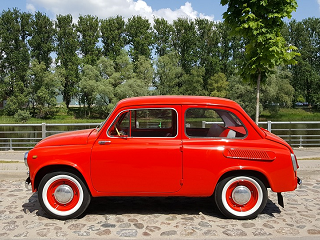
//> input picture Resources/RedCar.bmp, 320 x 240 px
$ ./img   (built with g++ and OpenCV 4)
//> lines starting //> are read from the running program, lines starting //| are printed output that depends on the picture
#include <iostream>
#include<opencv2/opencv.hpp>
#include<opencv2/highgui.hpp>
#include<opencv2/imgproc.hpp>

// [38 lines of commented-out code are left out]
using namespace cv;
using namespace std;

int main()
{
    Mat img=imread("D:/Vscode_OpenCV/Resources/RedCar.bmp");
//> img is the input picture: 240 rows x 320 cols, CV_8UC3; mean B, G, R 73.2, 91.6, 129.7
    Mat imgResize, imgCrop;

    cout << img.size() << endl;  //(320 * 240)
//| [320 x 240]

    imshow("IMG",img);
    resize(img, imgResize, Size(640, 480));
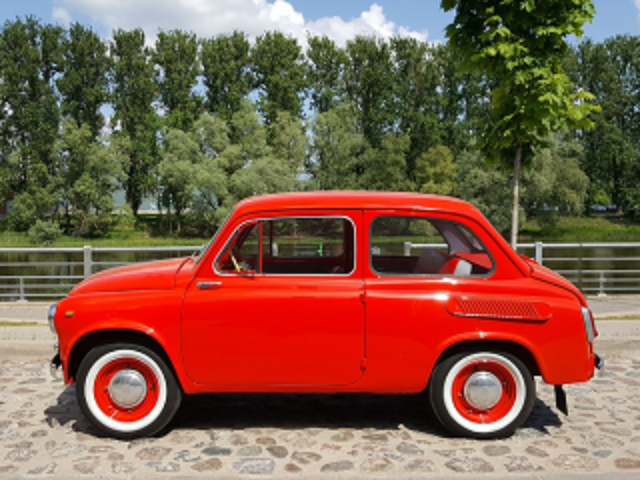
//> imgResize: 480 rows x 640 cols, CV_8UC3; mean B, G, R 73.2, 91.5, 129.7
    imshow("IMGRe",imgResize);

    Rect sqr(50, 50, 100, 150);     //the rect start at the point(50, 50) with a length 100 and with 150
    imgCrop = img(sqr);
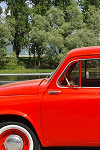
//> imgCrop: 150 rows x 100 cols, CV_8UC3; mean B, G, R 45.8, 67.9, 144.7
    imshow("IMGCrop",imgCrop);

    waitKey(0);
    return 0;
}

// [20 lines of commented-out code are left out]
